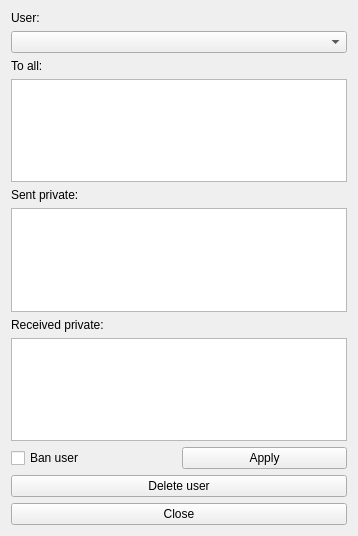
<?xml version="1.0" encoding="UTF-8"?>
<ui version="4.0">
 <class>ServerView</class>
 <widget class="QWidget" name="ServerView">
  <property name="geometry">
   <rect>
    <x>0</x>
    <y>0</y>
    <width>358</width>
    <height>536</height>
   </rect>
  </property>
  <property name="windowTitle">
   <string>Form</string>
  </property>
  <layout class="QVBoxLayout" name="verticalLayout">
   <item>
    <widget class="QLabel" name="label">
     <property name="text">
      <string>User:</string>
     </property>
    </widget>
   </item>
   <item>
    <widget class="QComboBox" name="usersComboBox"/>
   </item>
   <item>
    <widget class="QLabel" name="label_4">
     <property name="text">
      <string>To all:</string>
     </property>
    </widget>
   </item>
   <item>
    <widget class="QTextBrowser" name="toAllTextBrowser"/>
   </item>
   <item>
    <widget class="QLabel" name="label_2">
     <property name="text">
      <string>Sent private:</string>
     </property>
    </widget>
   </item>
   <item>
    <widget class="QTextBrowser" name="sentPrivateTextBrowser"/>
   </item>
   <item>
    <widget class="QLabel" name="label_3">
     <property name="text">
      <string>Received private:</string>
     </property>
    </widget>
   </item>
   <item>
    <widget class="QTextBrowser" name="recivedPrivateTextBrowser"/>
   </item>
   <item>
    <layout class="QHBoxLayout" name="horizontalLayout">
     <item>
      <widget class="QCheckBox" name="isBunCheckBox">
       <property name="text">
        <string>Ban user</string>
       </property>
      </widget>
     </item>
     <item>
      <widget class="QPushButton" name="pushButton">
       <property name="text">
        <string>Apply</string>
       </property>
      </widget>
     </item>
    </layout>
   </item>
   <item>
    <widget class="QPushButton" name="deleteUserPushButton">
     <property name="text">
      <string>Delete user</string>
     </property>
    </widget>
   </item>
   <item>
    <widget class="QPushButton" name="pushButton_2">
     <property name="text">
      <string>Close</string>
     </property>
    </widget>
   </item>
  </layout>
 </widget>
 <resources/>
 <connections/>
</ui>
